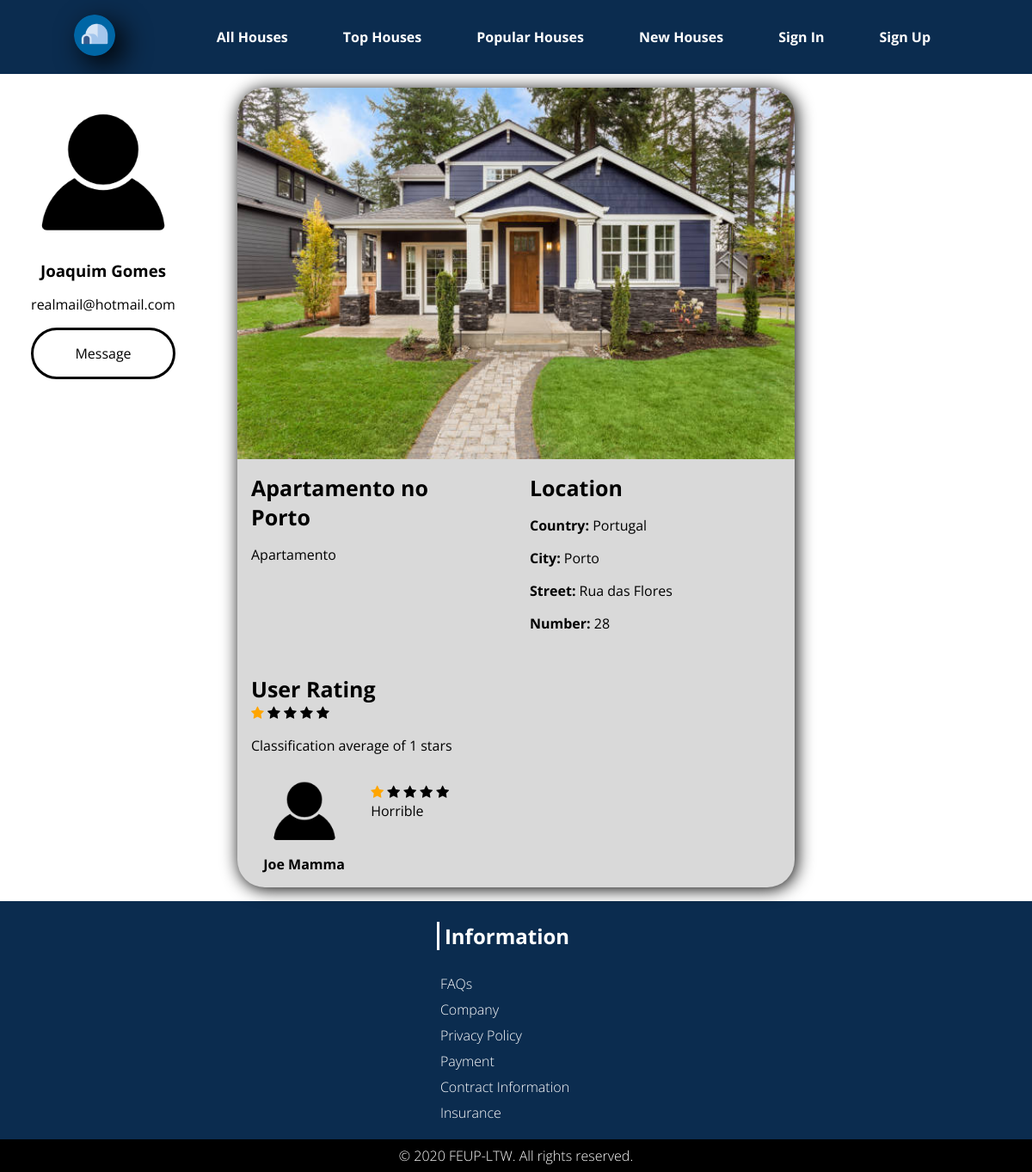
Page /pages/house_detail_page.php?idPlace=10 on the committed database.
### tables this page shows
CREATE TABLE USER(
    id INTEGER PRIMARY KEY,
    picture TEXT default '/assets/images/empty_user.jpg' NOT NULL,
	username TEXT NOT NULL UNIQUE,
    name TEXT NOT NULL,
	email TEXT NOT NULL UNIQUE,
    phonenumber INTEGER,
    password TEXT NOT NULL,
	CONSTRAINT CHK_USER CHECK (length(username)>=6 AND length(username)<=20));

CREATE TABLE PLACE(
    idPlace INTEGER PRIMARY KEY,
    name TEXT NOT NULL,
    price INTEGER NOT NULL,
    street TEXT NOT NULL,
    number INTEGER NOT NULL,
    city TEXT NOT NULL,
    country TEXT NOT NULL,
    description TEXT NOT NULL,
    classification INTEGER default 0,
    picture TEXT default '/assets/images/stock-house.jpg' NOT NULL,
	idUser INTEGER NOT NULL REFERENCES USER ON DELETE CASCADE ON UPDATE CASCADE,
    CONSTRAINT CHK_PLACE CHECK (price>=0),
    UNIQUE(street,number,city,country));

CREATE TABLE REVIEW(
    idReservation INTEGER NOT NULL REFERENCES RESERVATION ON DELETE CASCADE ON UPDATE CASCADE PRIMARY KEY,
    classification INTEGER NOT NULL,
    comment TEXT,
    CONSTRAINT CHK_REVIEW CHECK (classification between 0 AND 5));

### pages/house_detail_page.php (called while the page is built, shortened)
<?php
	include_once('../templates/common.php');
	include_once('../templates/house.php');
	$houseId = $_GET['idPlace'];
	draw_house_rent_area($houseId);
?>

### database/db_house.php (called while the page is built, shortened)
<?php
$dir = $_SERVER['DOCUMENT_ROOT'];
include_once("$dir/database/connection.php");
function getHouse($idHouse)
{
    global $dbh;
    $stmt = $dbh->prepare('select * from PLACE WHERE idPlace = ?;');
    $stmt->execute(array($idHouse));
    $result = $stmt->fetch();
    return $result;
}
function getReviews($idPlace){
    global $dbh;
    $stmt = $dbh->prepare('select REVIEW.* from REVIEW,RESERVATION WHERE RESERVATION.idPlace = ? AND RESERVATION.idReservation=REVIEW.idReservation;');
    $stmt->execute(array($idPlace));
    $result = $stmt->fetchAll();
    return $result;
}
function getReservation($idReservation){
    global $dbh;
    $stmt = $dbh->prepare('select * from RESERVATION WHERE idReservation = ? ;');
    $stmt->execute(array($idReservation));
    $result = $stmt->fetch();
    return $result;
}
?>

### database/db_user.php (called while the page is built, shortened)
<?php
$dir = $_SERVER['DOCUMENT_ROOT'];
include_once("$dir/database/connection.php");
function getUserInfo($userId)
{
    global $dbh;
    $stmt = $dbh->prepare('select * from user where id = ?');
    $stmt->execute(array($userId));
    $result = $stmt->fetch();
    if ($result == false) {
        return 0;
    } else return $result;
}
?>

### templates/house.php (the view, shortened to what this page needs)
<?php
$dir = $_SERVER['DOCUMENT_ROOT'];
include_once("$dir/database/db_house.php");
include_once("$dir/database/db_user.php");
?>
<?php function draw_house_rent_area($houseId)
{
  ?>
  <section id="house-rent-container">
    <?php
      $houseInfo = getHouse($houseId);
      $userInfo = getUserInfo($houseInfo['idUser']);
      ?>
    <div class="profile-card">
      <div class="profile-card-photo rounded-photo-container">
        <img src="<?= $userInfo['picture'] ?>" alt="User Image" />
      </div>
      <h3><?= $userInfo['name'] ?></h3>
      <div class="profile-card-contacts">
        <h4><?= $userInfo['email'] ?></h4>
        <a class="black-rounded-button" href="#">Message</a>
      </div>
    </div>
    <div class="house-detail-card">
      <img src="<?= $houseInfo['picture'] ?>" alt="House image" />
      <div>
        <h3> <?= $houseInfo['name'] ?> </h3>
        <p> <?= $houseInfo['description'] ?> </p>
      </div>
      <div>
        <h3>Location</h3>
        <p><strong>Country: </strong><?= $houseInfo['country'] ?></p>
        <p><strong>City: </strong><?= $houseInfo['city'] ?></p>
        <p><strong>Street: </strong><?= $houseInfo['street'] ?></p>
        <p><strong>Number: </strong><?= $houseInfo['number'] ?></p>
      </div>
      <div class="house-rating-container">
        <h3>User Rating</h3>
        <?php
          for ($t = 0; $t < round($houseInfo['classification'], 0); $t++) {
            ?>
          <span class="fa fa-star checked"></span>
        <?php } ?>
        <?php
          for ($t = 0; $t < 5 - round($houseInfo['classification'], 0); $t++) {
            ?>
          <span class="fa fa-star"></span>
        <?php } ?>
        <p>Classification average of <?= $houseInfo['classification'] ?> stars</p>
        <div class="house-review-container">
          <?php
          $reviews=getReviews($houseId);
          if ($reviews!=false){
            for ($t = 0; $t < count($reviews); $t++) {
              $reservation=getReservation($reviews[$t]['idReservation']);
              $user=getUserInfo($reservation['idTourist']);
              ?>
            <div class="house-review">
              <section class="profile-card">
                <div class="house-review-photo rounded-photo-container">
                  <img src="..<?= $user['picture'] ?>" alt="House image<?=count($reviews)?>" />
                </div>
                <h4><strong><?=$user['name']?></strong></h4>
              </section>
               <p><?php for ($i=0; $i <$reviews[$t]['classification']; $i++){ ?>
                <span class="fa fa-star checked"></span>
              <?php } ?><?php for ($i=0;$i < 5-$reviews[$t]['classification']; $i++){ ?>
              <span class="fa fa-star"></span><?php } ?>
              <br><?=$reviews[$t]['comment']?></p>
            </div>
          <?php }
          } ?>
        </div>
      </div>
    </div>
  </section>
<?php } ?>

### css/style.css (style rules this page uses)
body { --main-blue-color: #0b2c4f; --grey-color: #d9d9d9; --focus-blue-color: #0066a6; --background-color: #FFF; --font: 'Open Sans', sans-serif; font-family: var(--font); margin: 0em; background-color: var(--background-color); }
a { text-decoration: none; }
.rounded-photo-container { overflow: hidden; border-radius: 50%; display: flex; justify-content: center; }
.rounded-photo-container > img { width: auto; height: 100%; }
.black-rounded-button { background-color: transparent; color: black; font-weight: normal; margin: 1em; text-align: center; padding: 1em; border-radius: 5em; border: 3px solid black; }
.house-card-text > h2, h3, h4 { margin: 0em; }
.house-card-text > h3, h4 { font-weight: normal; }
.profile-card { justify-content: center; align-items: center; text-align: center; }
.profile-card-photo { width: 200px; height: 200px; }
#house-rent-container { align-items: start; justify-content: center; justify-items: center; display: grid; margin: 1em auto; max-width: 80em; width: 100%; grid-template-columns: [start] 20% [line1] 60% [line3] 20% [end]; }
.profile-card-contacts { display: grid; margin: 1em 0em; }
.house-detail-card { width: 90%; background: var(--grey-color); display: grid; border-radius: 2em; box-shadow: 2px 2px 20px black; overflow: hidden; grid-template-columns: [start] 50% [line1] 50% [end]; grid-template-rows: [start] auto [line1] auto [end]; }
.house-detail-card > img { width: 100%; align-self: start; grid-column: start/end; grid-row: start/1; }
.house-detail-card > div { margin: 1em; }
.house-rating-container { grid-column: start/end; }
.house-review-container { grid-column: start/end; }
.house-review { display: grid; grid-template-columns: [start] 20% [line2] 80% [end]; column-gap: 1em; }
.house-review-photo { width: 100px; height: 100px; margin: 0em auto; justify-self: center; grid-column: start/2; }
.house-detail-card h3 { font-size: 25px; margin-right: 25px; }
.fa { font-size: 25px; }
.checked { color: orange; }

### rows in the picture
user: picture (picture), name "Joaquim Gomes", email "realmail@hotmail.com"
place: picture (picture), name "Apartamento no Porto", description "Apartamento", country "Portugal", city "Porto", street "Rua das Flores", number "28", classification "1"
user: picture (picture), name "Joe Mamma"
review: comment "Horrible"
